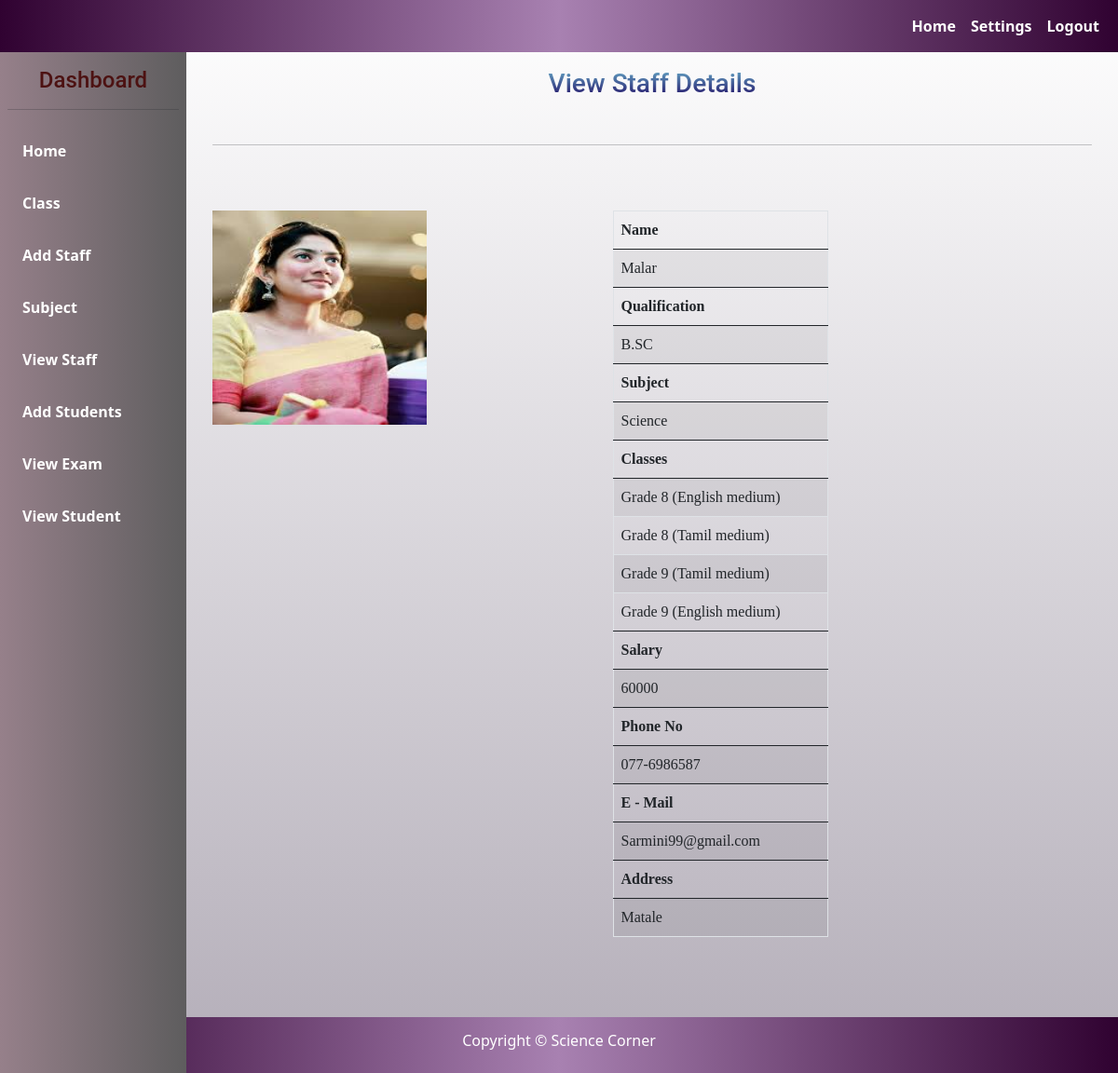
The page /staff_view.php?id=15 (signed in) on the database its author committed.
### tables this page shows
CREATE TABLE `staff` (
  `TID` int(11) NOT NULL,
  `TNAME` varchar(150) NOT NULL,
  `TPASS` varchar(150) NOT NULL,
  `QUAL` varchar(150) NOT NULL,
  `SUBJECT` varchar(255) NOT NULL,
  `SAL` varchar(150) NOT NULL,
  `PNO` varchar(150) NOT NULL,
  `MAIL` varchar(150) NOT NULL,
  `PADDR` text NOT NULL,
  `IMG` varchar(150) NOT NULL,
  `isAdmin` tinyint(1) DEFAULT 0
);

CREATE TABLE `subject` (
  `subID` int(11) NOT NULL,
  `SNAME` varchar(255) NOT NULL,
  `CID` int(11) NOT NULL,
  `TID` int(11) NOT NULL
);

CREATE TABLE `class` (
  `CID` int(11) NOT NULL,
  `Class` varchar(255) NOT NULL,
  `Medium` varchar(150) NOT NULL
);

### staff_view.php (the view, shortened to what this page needs)
<?php
	include"database.php";
	$sql="SELECT * FROM staff WHERE TID={$_GET["id"]}";
	$res=$db->query($sql);
	if($res->num_rows>0)
	{
		$row=$res->fetch_assoc();
		$sql1="SELECT * FROM subject WHERE TID={$row["TID"]}";
		$res1=$db->query($sql1);
	}
?>
<!DOCTYPE html>
<html>
	<head>
		<link rel="stylesheet" type="text/css" href="css/style.css?v=<?php echo time(); ?>">
		<link href="https://cdn.jsdelivr.net/npm/bootstrap@5.0.2/dist/css/bootstrap.min.css" rel="stylesheet">
	</head>
	<body>
		<?php include"navbar.php";?><br>
		<div class="sidebar  px-2 py-5">
			<?php include"sidebar.php";?><br>
		</div>
		<div class="container-fluid mt-5">
			<div id="section">
				<h3 class="text"> View Staff Details</h3><br><hr><br>
				<div class="content1 ">
						<div class="ibox">
							<img src="<?php echo $row["IMG"]; ?>" height="230" width="230" alt="upload Pending">
						</div>
					<div class="tsbox">
						<table  class='table table-striped mb-5'  border="1px">
						<thead>
							<tr>
								<th>Name </th>
							</tr>
						</thead>
						<tbody>
							<tr>
								<td><?php echo $row["TNAME"] ?> </td>
							</tr>
						</tbody>
						<thead>
							<tr>
								<th>Qualification </th>
							</tr>
						</thead>
						<tbody>
							<tr>
								<td><?php echo $row["QUAL"] ?>  </td>
							</tr>
						</tbody>
						<thead>
							<tr>
								<th>Subject </th>
							</tr>
						</thead>
						<tbody>
							<tr>
								<td><?php echo $row["SUBJECT"] ?>  </td>
							</tr>
						</tbody>
						<thead>
							<tr>
								<th>Classes</th>
							</tr>
						</thead>
						<tbody>
							<tr>
							<?php
								if($res1->num_rows>0)
								{
									while($row1=$res1->fetch_assoc())
								{
									$sql2="SELECT * FROM class WHERE CID={$row1["CID"]}";
									$res2=$db->query($sql2);
									$row2=$res2->fetch_assoc();
									?>
									<td><?php echo $row2["Class"] ?> (<?php echo $row2["Medium"] ?> medium)</td>
							</tr>
						<?php ;}
								}?>
						</tbody>
						<thead>
							<tr>
								<th>Salary </th>
							</tr>
						</thead>
						<tbody>
							<tr>
								<td><?php echo $row["SAL"] ?>  </td>
							</tr>
						</tbody>
						<thead>
							<tr>
								<th>Phone No </th>
							</tr>
						</thead>
						<tbody>
							<tr>
								<td><?php echo $row["PNO"] ?>  </td>
							</tr>
						</tbody>
						<thead>
							<tr>
								<th>E - Mail </th>
							</tr>
						</thead>
						<tbody>
							<tr>
								<td><?php echo $row["MAIL"] ?>  </td>
							</tr>
						</tbody>
						<thead>
							<tr>
								<th>Address</th>
							</tr>
						</thead>
						<tbody>
							<tr>
								<td> <?php echo $row["PADDR"] ?>  </td>
							</tr>
						</tbody>
					</table>
					</div>
				</div>
			</div>
		</div>
		<?php include"footer.php";?>
	</body>
</html>

### navbar.php (shortened to what this page needs)
<nav class="navbar navbar-expand-lg navbar-light bg-light fixed-top ">
  <div class="container-fluid">
    <div class="collapse navbar-collapse" id="navbarNavAltMarkup">
		<div class="navbar-nav ms-auto">
			<?php
				if(isset($_SESSION["TID"]))
				{
					echo'
					<a class="nav-link active" aria-current="page" href="home.php">Home</a>
					<a class="nav-link" href="change_pass.php">Settings</a>
					<a class="nav-link" href="logout.php">Logout</a>
					';
				}
			?>
		</div>
    </div>
  </div>
</nav>

### sidebar.php (shortened to what this page needs)
<h4 class="text">Dashboard</h4><hr>
<?php
	if(isset($_SESSION["TID"])&& $_SESSION["TID"]==1)
	{
		echo'
			<a href="home.php">Home</a>
			<a href="add_class.php"> Class</a>
			<a href="add_staff.php">Add Staff</a>
			<a href="add_sub.php"> Subject</a>
			<a href="view_staff.php">View Staff</a>
			<a href="add_stud.php">Add Students</a>
			<a href="view_exam.php">View Exam</a>
			<a href="student.php"> View Student</a>
		';
	}
?>

### footer.php (shortened to what this page needs)
<div class="footer" style="margin-top:20px;">
			<footer><p>Copyright &copy; Science Corner </p></footer>
</div>

### css/style.css (style rules this page uses)
* { padding:0px; margin:0px; }
hr { border: 2px solid rgb(131, 51, 13); border-radius: 5px; }
a { text-decoration:none; color: #4d1212; }
.nav-link { color: white !important; font-weight: 600; }
.navbar { background-image: linear-gradient(to right, rgb(48, 2, 49) , rgb(168, 129, 177), rgb(48, 2, 49)); }
h1,h2,h3 { font-family:roboto; background: -webkit-linear-gradient(rgb(104, 174, 202), rgb(28, 4, 95)); -webkit-background-clip: text; -webkit-text-fill-color: transparent; }
h4,h5,h6 { font-family:roboto; color: #4d1212; }
.text { text-align:center; }
.footer { background-image: linear-gradient(to right, rgb(48, 2, 49) , rgb(168, 129, 177), rgb(48, 2, 49)); height:60px; width: 100%; text-align:center; color:white; line-height:50px; padding: auto; }
#section { margin-left: 200px; padding:1px 16px; height: 1000px; font-family:cambria; }
.sidebar { width: 200px; background-image: linear-gradient(to right, #96808a, rgb(94, 93, 94)); position: fixed; height: 100%; overflow: auto; }
.sidebar a { display: block; color: white; font-weight: bold; padding: 16px; text-decoration: none; }
.content1 { margin-top:30px; height:auto; width:70%; margin-left: 150px; }
tr,td,th { padding:20px; }
.table { border-collapse:collapse; }
table { border-collapse:collapse; }
.ibox { width:65%; float:left; }
.tsbox { width:35%; float:left; }

### staff_view.php (style rules this page uses)
body { background-image: linear-gradient( rgba(255,255,255), rgba(179, 173, 184)); }
.content1 { margin-left: 0 !important; }

### rows shown on the page
staff: IMG (picture), TNAME "Malar", QUAL "B.SC", SUBJECT "Science", SAL "60000", PNO "077-6986587", MAIL "Sarmini99@gmail.com", PADDR "Matale"
subject: CID.Class "Grade 8", CID.Medium "English"
subject: CID.Class "Grade 8", CID.Medium "Tamil"
subject: CID.Class "Grade 9", CID.Medium "Tamil"
subject: CID.Class "Grade 9", CID.Medium "English"
